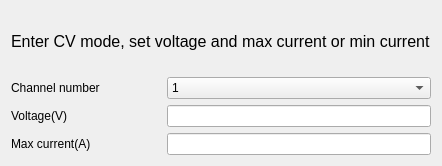
            <widget class="QWidget" name="tab_B2912A_set_cv_mode">
             <attribute name="title">
              <string>Set CV mode</string>
             </attribute>
             <layout class="QFormLayout" name="formLayout_65">
              <item row="0" column="0" colspan="2">
               <widget class="QLabel" name="label_201">
                <property name="minimumSize">
                 <size>
                  <width>0</width>
                  <height>60</height>
                 </size>
                </property>
                <property name="font">
                 <font>
                  <family>Arial</family>
                  <pointsize>12</pointsize>
                  <weight>50</weight>
                  <italic>false</italic>
                  <bold>false</bold>
                 </font>
                </property>
                <property name="styleSheet">
                 <string notr="true">font: 12pt &quot;Arial&quot;;</string>
                </property>
                <property name="text">
                 <string>Enter CV mode, set voltage and max current or min current</string>
                </property>
               </widget>
              </item>
              <item row="1" column="0">
               <widget class="QLabel" name="label_203">
                <property name="minimumSize">
                 <size>
                  <width>150</width>
                  <height>0</height>
                 </size>
                </property>
                <property name="maximumSize">
                 <size>
                  <width>200</width>
                  <height>16777215</height>
                 </size>
                </property>
                <property name="text">
                 <string>Channel number</string>
                </property>
               </widget>
              </item>
              <item row="1" column="1">
               <widget class="QComboBox" name="comboBox_B2912A_set_cv_mode_channel">
                <property name="sizeAdjustPolicy">
                 <enum>QComboBox::AdjustToContentsOnFirstShow</enum>
                </property>
                <item>
                 <property name="text">
                  <string>1</string>
                 </property>
                </item>
                <item>
                 <property name="text">
                  <string>2</string>
                 </property>
                </item>
               </widget>
              </item>
              <item row="2" column="0">
               <widget class="QLabel" name="label_200">
                <property name="minimumSize">
                 <size>
                  <width>150</width>
                  <height>0</height>
                 </size>
                </property>
                <property name="maximumSize">
                 <size>
                  <width>200</width>
                  <height>16777215</height>
                 </size>
                </property>
                <property name="text">
                 <string>Voltage(V)</string>
                </property>
               </widget>
              </item>
              <item row="2" column="1">
               <widget class="QLineEdit" name="lineEdit_B2912A_set_cv_mode_voltage"/>
              </item>
              <item row="3" column="0">
               <widget class="QLabel" name="label_202">
                <property name="minimumSize">
                 <size>
                  <width>150</width>
                  <height>0</height>
                 </size>
                </property>
                <property name="maximumSize">
                 <size>
                  <width>200</width>
                  <height>16777215</height>
                 </size>
                </property>
                <property name="text">
                 <string>Max current(A)</string>
                </property>
               </widget>
              </item>
              <item row="3" column="1">
               <widget class="QLineEdit" name="lineEdit_B2912A_set_cv_mode_max_current">
                <property name="text">
                 <string/>
                </property>
               </widget>
              </item>
             </layout>
            </widget>
